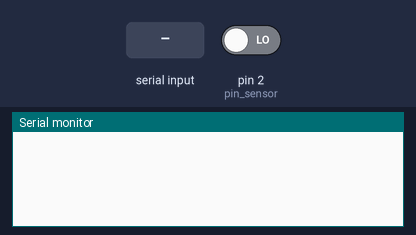
Bench run of a sketch on a simulated Arduino Uno, built with avr-gcc and run on an emulated ATmega328P. Shown: the last lines printed to the serial monitor. Inputs (shaded band) come from the test bench; at power-on: pin 2 (pin_sensor) LOW.

Above: at 1.2 s.
1.3 s: pin 2 (pin_sensor) driven HIGH
At 2.4 s:
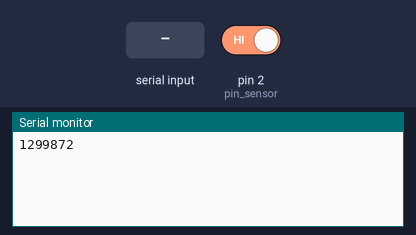
2.8 s: "S" received over Serial
At 3.4 s:
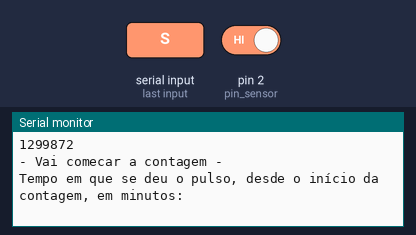

Measured:
- after the input at 1.3 s, the serial monitor: prints a new line at once (image 1)
- after the input at 2.8 s, the serial monitor: prints a new line at once (image 2)

The sketch:

detetar_pulsos.ino
```cpp
const int pin_sensor = 2;
volatile int count = 0;
float contagem_total = 0;
const float constante_uSv = 0.2; // Constante de conversão para uSv/h
unsigned long inicio_contagem = 0;
volatile unsigned long tempo_pulso = 0;
float tempo = 60 * 60000; // Tempo em minutos que se quer medir
volatile float pulso_minutos = 0.00;

void setup()
{
  Serial.begin(9600);
  pinMode(pin_sensor, INPUT);
  attachInterrupt(digitalPinToInterrupt(pin_sensor), contador_pulsos, RISING);
}

void loop()
{
  if (Serial.available())
  {
    char texto_escrito = Serial.read();
    if (texto_escrito == 'S')
    {
      inicio_contagem = micros();
      radiacao();
    }
  }
}

void radiacao()
{


  Serial.println("- Vai comecar a contagem -");

  Serial.println("Tempo em que se deu o pulso, desde o início da contagem, em minutos: ");
  // Reinicia o contador e espera 60 segundos

  delay(tempo);

  Serial.println("A medição acabou");
}

void contador_pulsos()
{
  tempo_pulso = micros();
  Serial.println(tempo_pulso);

}
```
